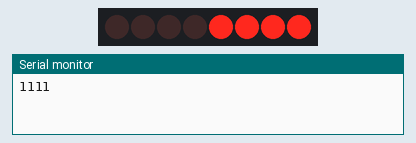
This sketch was run on a simulated Arduino Uno, built with avr-gcc and run on an emulated ATmega328P. Parts: 8 shift-register outputs drawn as a row of LEDs (first output left, lit = HIGH), the last lines printed to the serial monitor. Wiring (inferred from the names in the program): shift register (74HC595): data pin 12; shift clock pin 9; latch pin 11. Wiring (inferred from the signals the program sends): row of LEDs: on Q0, Q1, Q2, Q3, Q4, Q5, Q6, Q7.

Above: at 0.15 s.
At 2.25 s:
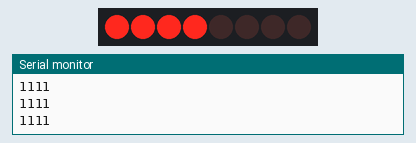
Timing chart, 0 to 3.0 s (numbered marks = the images above):
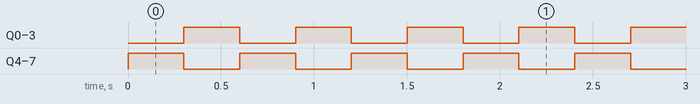

Measured:
- by itself, Q0–7: alternates HIGH for 0.30 s and LOW for 0.30 s

The sketch:

code.ino
```cpp
int latchpin = 11;
int clockpin = 9;
int datapin = 12;
byte LEDs = 0x0f;
byte flipLEDs;

void setup(){
  Serial.begin(9600);
  pinMode(latchpin, OUTPUT);
  pinMode(clockpin, OUTPUT);
  pinMode(datapin, OUTPUT);
}

void loop(){
  Serial.println(LEDs, BIN);
  digitalWrite(latchpin, LOW);
  shiftOut(datapin, clockpin, LSBFIRST, LEDs);
  digitalWrite(latchpin, HIGH);

  delay(300);

  flipLEDs = 255-LEDs;
  digitalWrite(latchpin, LOW);
  shiftOut(datapin, clockpin, LSBFIRST, flipLEDs);
  digitalWrite(latchpin, HIGH);

  delay(300);
  }
```
